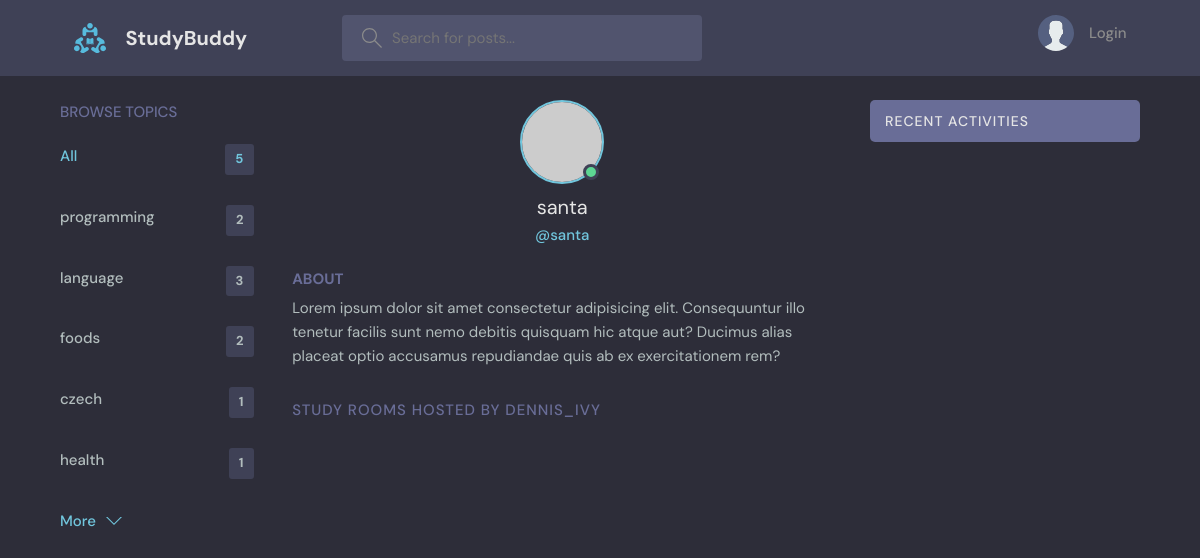
The page /profile/5 on the database as committed earlier.
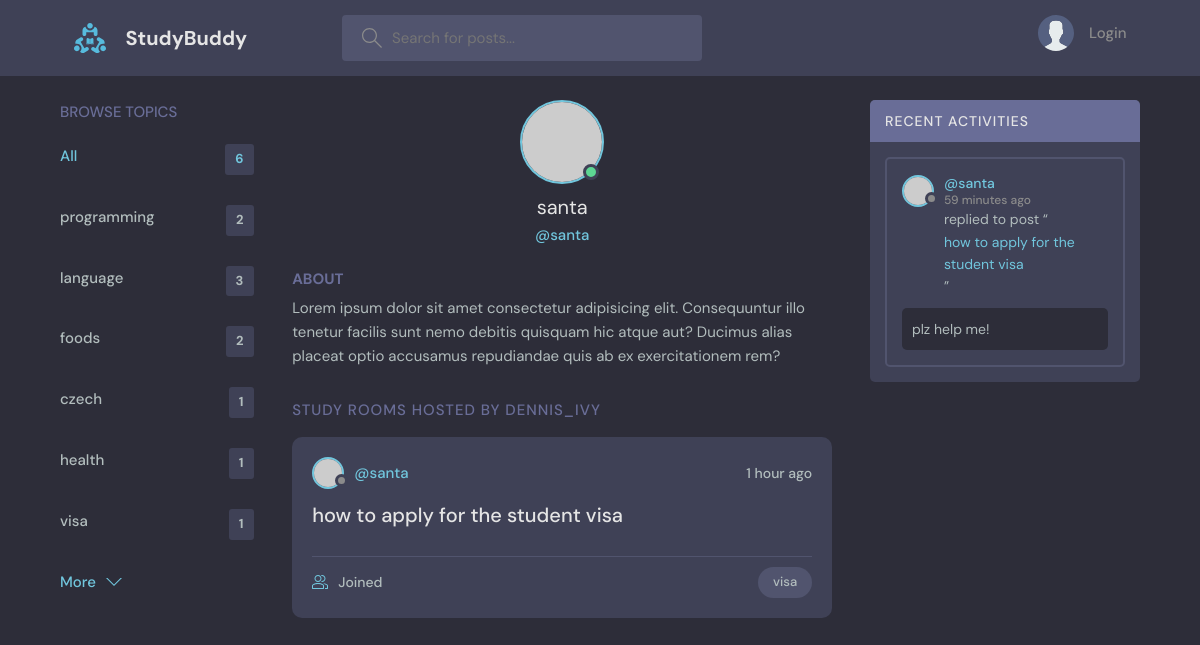
The same page on the database as committed later.
### base/models.py (models this page shows, shortened)
class Topic(models.Model):
    name = models.CharField(max_length=100)

class Room(models.Model):
    host = models.ForeignKey(User, on_delete=models.SET_NULL, null=True)
    topic = models.ForeignKey(Topic, on_delete=models.SET_NULL, null=True)
    name = models.CharField(max_length=100)
    description = models.TextField(null=True, blank=True)
    participants = models.ManyToManyField(User, related_name='participants', blank=True)
    updated = models.DateTimeField(auto_now=True)
    created = models.DateTimeField(auto_now_add=True)
    class Meta:
        ordering = ['-updated', '-created'] # descending order
    def __str__(self):
        return self.name

class Message(models.Model):
    user = models.ForeignKey(User, on_delete=models.CASCADE)  # one-to-many relationship
    room = models.ForeignKey(Room, on_delete=models.CASCADE)  # one-to-many relationship
    body = models.TextField()
    updated = models.DateTimeField(auto_now=True)
    created = models.DateTimeField(auto_now_add=True)
    class Meta:
        ordering = ['-updated', '-created'] # descending order

### base/views.py (the view)
# urls.py: path('profile/<str:pk>', views.user_profile, name='user-profile'),
def user_profile(request, pk):
    user = User.objects.get(id=pk)
    rooms = user.room_set.all()
    room_messages = user.message_set.all()
    topics = Topic.objects.all()
    context = {'user': user, 'rooms': rooms, 'room_messages': room_messages, 'topics': topics}
    return render(request, 'base/profile.html', context)

### base/templates/base/profile.html (shortened to what this page needs)
{% extends 'main.html' %}
{% block content %}
  <main class="profile-page layout layout--3">
    <div class="container">
      {% include 'base/topics_component.html' %}
      <div class="roomList">
        <div class="profile">
          <div class="profile__avatar">
            <div class="avatar avatar--large active">
              <img src="https://randomuser.me/api/portraits/men/11.jpg" />
            </div>
          </div>
          <div class="profile__info">
            <h3>{{user.username}}</h3>
            <p>@{{user.username}}</p>
          </div>
          <div class="profile__about">
            <h3>About</h3>
            <p>
              Lorem ipsum dolor sit amet consectetur adipisicing elit. Consequuntur illo tenetur
              facilis sunt nemo debitis quisquam hic atque aut? Ducimus alias placeat optio
              accusamus repudiandae quis ab ex exercitationem rem?
            </p>
          </div>
        </div>
        <div class="roomList__header">
          <div>
            <h2>Study Rooms Hosted by dennis_ivy</a>
            </h2>
          </div>
        </div>
        {% include 'base/feed_component.html' %}
      </div>
      {% include 'base/activity_component.html' %}
    </div>
  </main>
{% endblock content %}

### base/templates/base/topics_component.html
<div class="topics">
    <div class="topics__header">
      <h2>Browse Topics</h2>
    </div>
    <ul class="topics__list">
      <li>
        <a href="{% url 'home' %}" class="active">All <span>{{topics.count}}</span></a>
      </li>
      {% for topic in topics %}
      <li>
        <a href="{% url 'home' %}?q={{topic.name}}">{{topic.name}}<span>{{topic.room_set.all.count}}</span></a>
      </li>
      {% endfor %}
    </ul>
    <a class="btn btn--link" href="topics.html">
      More
      <svg version="1.1" xmlns="http://www.w3.org/2000/svg" width="32" height="32" viewBox="0 0 32 32">
        <title>chevron-down</title>
        <path d="M16 21l-13-13h-3l16 16 16-16h-3l-13 13z"></path>
      </svg>
    </a>
  </div>

### base/templates/base/feed_component.html (shortened to what this page needs)
{% for room in rooms %}
<div class="roomListRoom">
    <div class="roomListRoom__header">
      <a href="{% url 'user-profile' room.host.id %}" class="roomListRoom__author">
        <div class="avatar avatar--small">
          <img src="https://randomuser.me/api/portraits/women/11.jpg" />
        </div>
        <span>@{{room.host.username}}</span>
      </a>
      <div class="roomListRoom__actions">
        <span>{{room.created|timesince}} ago</span>
      </div>
    </div>
    <div class="roomListRoom__content">
      <a href="{% url 'room' room.id %}">{{room.name}}</a>
    </div>
    <div class="roomListRoom__meta">
      <a href="{% url 'room' room.id %}" class="roomListRoom__joined">
        {{room.participants.count.all.count}} Joined
      </a>
      <p class="roomListRoom__topic">{{room.topic.name}}</p>
    </div>
  </div>
  {% endfor %}

### base/templates/base/activity_component.html (shortened to what this page needs)
<div class="activities">
    <div class="activities__header">
      <h2>Recent Activities</h2>
    </div>
    {% for message in room_messages %}
    <div class="activities__box">
      <div class="activities__boxHeader roomListRoom__header">
        <a href="{% url 'user-profile' message.user.id %}" class="roomListRoom__author">
          <div class="avatar avatar--small">
            <img src="https://randomuser.me/api/portraits/women/11.jpg" />
          </div>
          <p>
            @{{message.user}}
            <span>{{message.created | timesince}} ago</span>
          </p>
        </a>
      </div>
      <div class="activities__boxContent">
        <p>replied to post “<a href="{% url 'room' message.room.id %}">{{message.room}}</a>”</p>
        <div class="activities__boxRoomContent">
            {{message.body}}
        </div>
      </div>
    </div>
    {% endfor %}
  </div>

Rows that differ between the two databases and show on the page:
added Topic: name "visa", room_set.all.count "1"
added Room: host.username "santa", created "1 hour", name "how to apply for the student visa", topic.name "visa"
added Message: user "santa", created "59 minutes", room "how to apply for the student visa", body "plz help me!"
Other text that changed with them:
{{ topics.count }}: "5" → "6"
